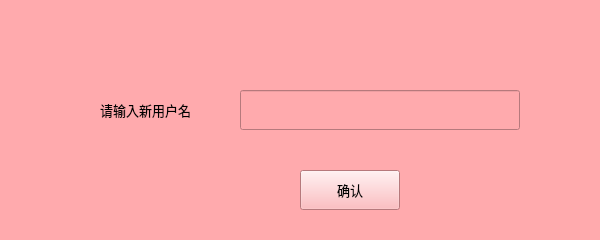
<?xml version="1.0" encoding="UTF-8"?>
<ui version="4.0">
 <class>ChangeUsrname</class>
 <widget class="QWidget" name="ChangeUsrname">
  <property name="geometry">
   <rect>
    <x>0</x>
    <y>0</y>
    <width>600</width>
    <height>240</height>
   </rect>
  </property>
  <property name="minimumSize">
   <size>
    <width>600</width>
    <height>240</height>
   </size>
  </property>
  <property name="maximumSize">
   <size>
    <width>600</width>
    <height>240</height>
   </size>
  </property>
  <property name="windowTitle">
   <string>修改用户名</string>
  </property>
  <property name="styleSheet">
   <string notr="true">background-color: rgb(255, 170, 173);</string>
  </property>
  <widget class="QLineEdit" name="usrname_let">
   <property name="geometry">
    <rect>
     <x>240</x>
     <y>90</y>
     <width>280</width>
     <height>40</height>
    </rect>
   </property>
   <property name="font">
    <font>
     <family>方正小标宋简体</family>
     <pointsize>10</pointsize>
    </font>
   </property>
  </widget>
  <widget class="QLabel" name="text_lbl">
   <property name="geometry">
    <rect>
     <x>60</x>
     <y>100</y>
     <width>171</width>
     <height>20</height>
    </rect>
   </property>
   <property name="font">
    <font>
     <family>方正小标宋简体</family>
     <pointsize>10</pointsize>
    </font>
   </property>
   <property name="text">
    <string>请输入新用户名</string>
   </property>
   <property name="alignment">
    <set>Qt::AlignCenter</set>
   </property>
  </widget>
  <widget class="QPushButton" name="confirm_btn">
   <property name="geometry">
    <rect>
     <x>300</x>
     <y>170</y>
     <width>100</width>
     <height>40</height>
    </rect>
   </property>
   <property name="font">
    <font>
     <family>方正小标宋简体</family>
     <pointsize>10</pointsize>
    </font>
   </property>
   <property name="text">
    <string>确认</string>
   </property>
   <property name="shortcut">
    <string>Return</string>
   </property>
  </widget>
 </widget>
 <resources/>
 <connections/>
</ui>
